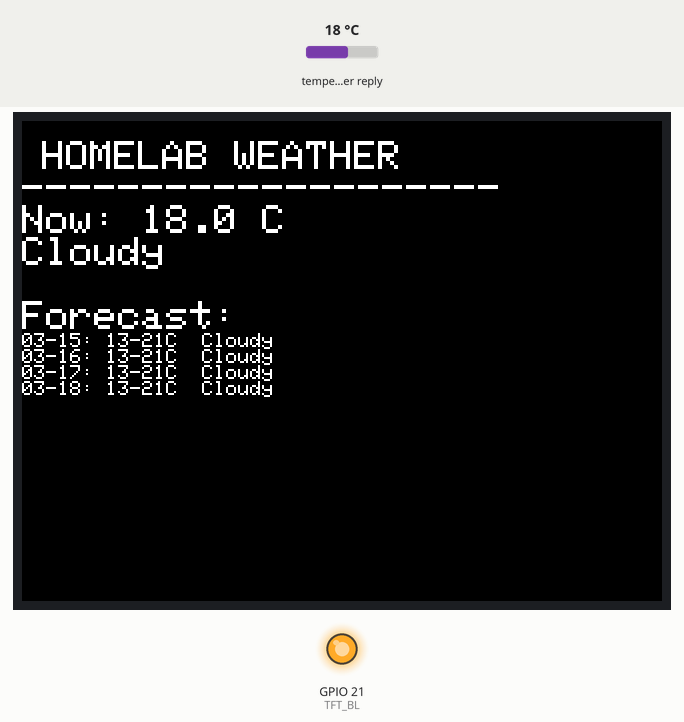
Recording of a sketch running on a simulated ESP32. On the bench: 320×240 colour display, output pins drawn as LEDs (lit = HIGH). Inputs (shaded band) come from the test bench; at power-on: temperature in the weather reply 18 °C. WiFi joins after 1.5 s; servers stay silent unless stated; web services answer with replies made up by the test bench.

Above: at 2.1 s.

The sketch:

sketch_jul5a.ino
```cpp
#include <WiFi.h>
#include <HTTPClient.h>
#include <ArduinoJson.h>
#include <Arduino_GFX_Library.h>

// ---- FILL THESE IN ----
const char* WIFI_SSID = "<YOUR_SSID>>";
const char* WIFI_PASSWORD = "<YOUR_PASSWORD>";

// I am from London Canada — change if you want a different location
const float LATITUDE = 43.0000;
const float LONGITUDE = -81.2500;
// ------------------------

#define TFT_BL 21
Arduino_DataBus *bus = new Arduino_ESP32SPI(2, 15, 14, 13, 12);
Arduino_GFX *gfx = new Arduino_ILI9341(bus, -1, 1, false);

unsigned long lastFetch = 0;
const unsigned long FETCH_INTERVAL_MS = 10UL * 60UL * 1000UL; // refresh every 10 minutes

String weatherCodeToText(int code) {
  if (code == 0) return "Clear";
  if (code >= 1 && code <= 3) return "Cloudy";
  if (code == 45 || code == 48) return "Fog";
  if (code >= 51 && code <= 57) return "Drizzle";
  if (code >= 61 && code <= 67) return "Rain";
  if (code >= 71 && code <= 77) return "Snow";
  if (code >= 80 && code <= 82) return "Showers";
  if (code >= 95) return "Storm";
  return "Unknown";
}

void showMessage(const char* line1, const char* line2 = "") {
  gfx->fillScreen(0x0000);
  gfx->setCursor(10, 10);
  gfx->setTextSize(2);
  gfx->println(line1);
  if (strlen(line2) > 0) gfx->println(line2);
}

void connectWiFi() {
  showMessage("Connecting WiFi...");
  WiFi.begin(WIFI_SSID, WIFI_PASSWORD);

  unsigned long start = millis();
  while (WiFi.status() != WL_CONNECTED && millis() - start < 20000) {
    delay(500);
  }

  if (WiFi.status() != WL_CONNECTED) {
    showMessage("WiFi failed!", "Check credentials");
  }
}

void fetchAndDisplay() {
  if (WiFi.status() != WL_CONNECTED) {
    connectWiFi();
    if (WiFi.status() != WL_CONNECTED) return; // give up this cycle
  }

  HTTPClient http;
  String url = "http://api.open-meteo.com/v1/forecast?latitude=" + String(LATITUDE, 4) +
               "&longitude=" + String(LONGITUDE, 4) +
               "&current_weather=true&daily=temperature_2m_max,temperature_2m_min,weathercode&timezone=auto";

  http.begin(url);
  int httpCode = http.GET();

  if (httpCode != 200) {
    showMessage("Weather fetch failed!");
    gfx->print("HTTP code: ");
    gfx->println(httpCode);
    http.end();
    return;
  }

  String payload = http.getString();
  http.end();

  DynamicJsonDocument doc(4096);
  DeserializationError err = deserializeJson(doc, payload);
  if (err) {
    showMessage("JSON parse failed!");
    return;
  }

  float currentTemp = doc["current_weather"]["temperature"];
  int currentCode = doc["current_weather"]["weathercode"];

  gfx->fillScreen(0x0000);
  gfx->setCursor(10, 10);
  gfx->setTextSize(2);
  gfx->println("HOMELAB WEATHER");
  gfx->println("--------------------");
  gfx->print("Now: ");
  gfx->print(currentTemp, 1);
  gfx->println(" C");
  gfx->println(weatherCodeToText(currentCode));
  gfx->println("");
  gfx->println("Forecast:");

  JsonArray days = doc["daily"]["time"];
  JsonArray highs = doc["daily"]["temperature_2m_max"];
  JsonArray lows = doc["daily"]["temperature_2m_min"];
  JsonArray codes = doc["daily"]["weathercode"];

  gfx->setTextSize(1);
  int numDays = min((int)days.size(), 4);
  for (int i = 0; i < numDays; i++) {
    const char* dateStr = days[i].as<const char*>();
    gfx->print(dateStr + 5); // skip "YYYY-" prefix, show "MM-DD"
    gfx->print(": ");
    gfx->print((float)lows[i], 0);
    gfx->print("-");
    gfx->print((float)highs[i], 0);
    gfx->print("C  ");
    gfx->println(weatherCodeToText(codes[i]));
  }
}

void setup() {
  pinMode(TFT_BL, OUTPUT);
  digitalWrite(TFT_BL, HIGH);

  gfx->begin();
  gfx->fillScreen(0x0000);
  gfx->setTextColor(0xFFFF);

  connectWiFi();
  fetchAndDisplay();
  lastFetch = millis();
}

void loop() {
  if (millis() - lastFetch >= FETCH_INTERVAL_MS) {
    fetchAndDisplay();
    lastFetch = millis();
  }
}
```
